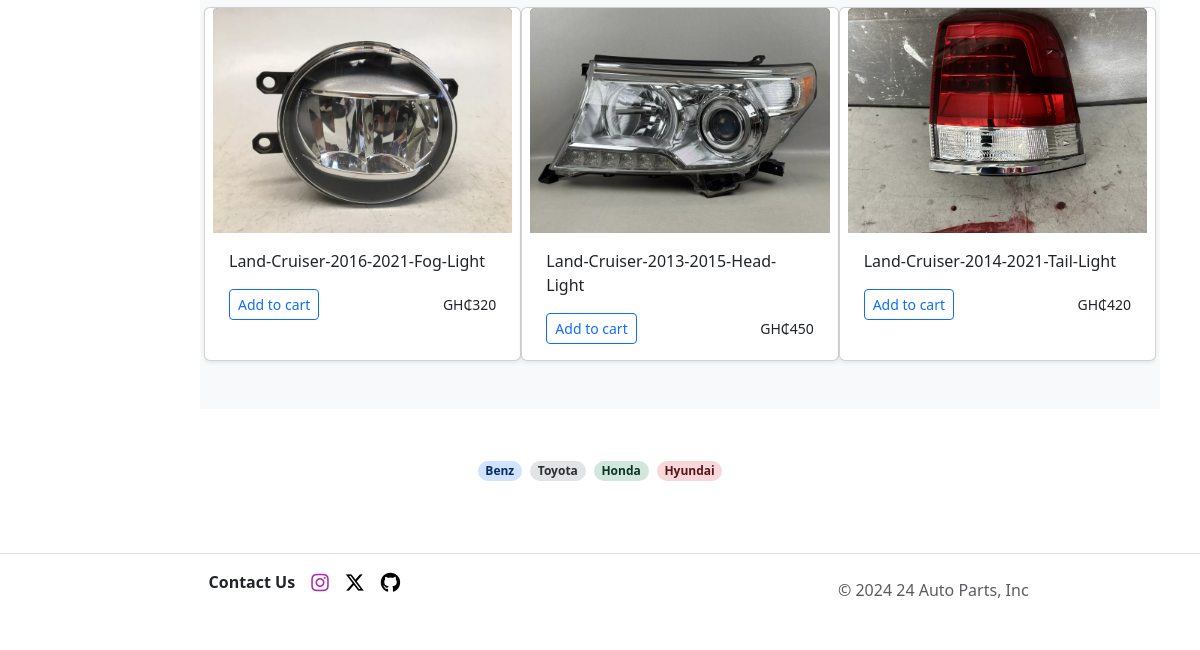
The page /shop/Light (lower part) on the database as committed earlier.
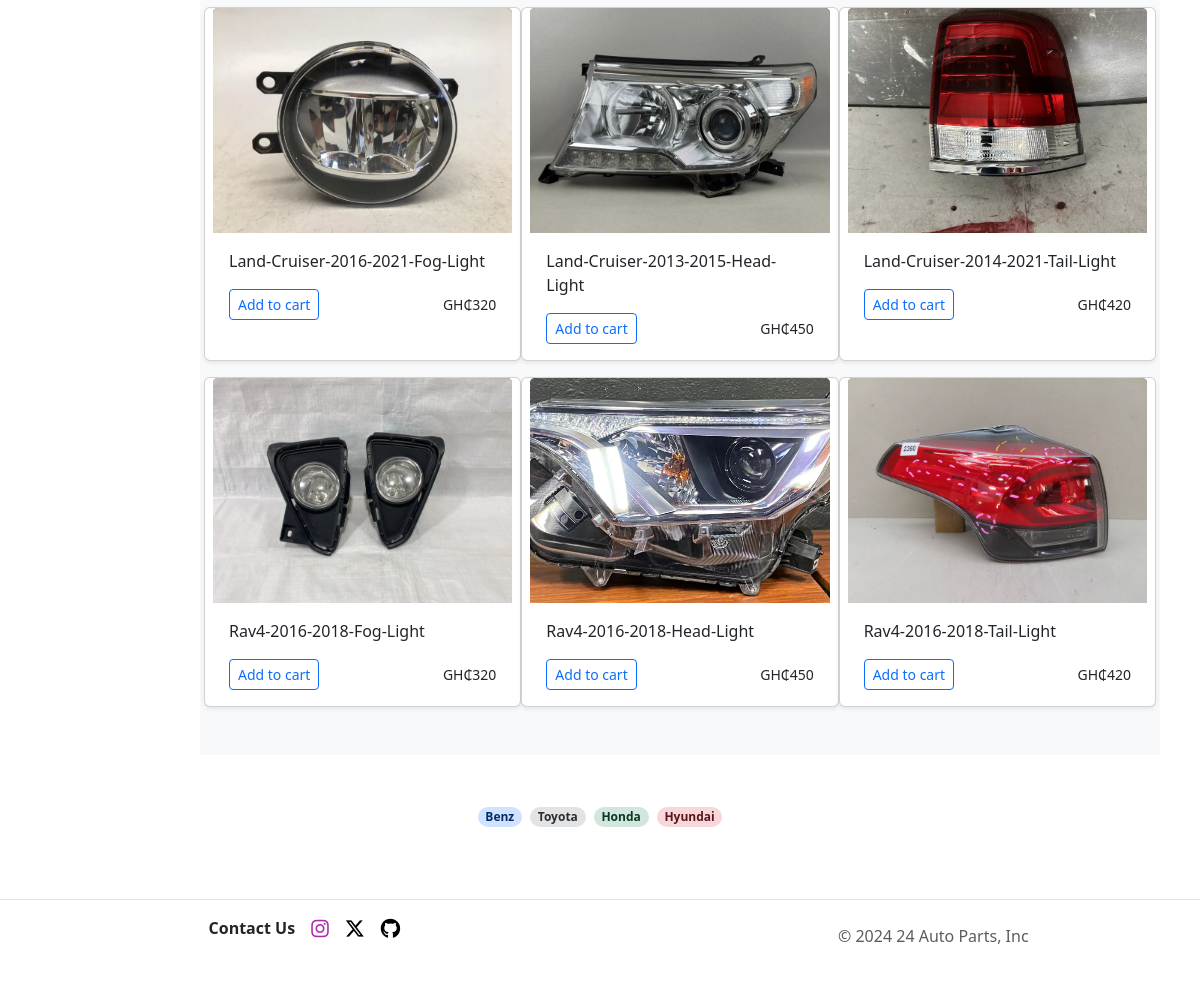
The same page on the database as committed later.
### AutoParts/models.py (models this page shows)
class Part(models.Model):
    part_id = models.AutoField(primary_key=True)
    part = models.TextField()
    pic_url = models.TextField()
    price = models.IntegerField()
    year = models.TextField()
    body = models.TextField()
    model = models.ForeignKey(Model, models.DO_NOTHING, db_column='model',null=True,blank=True)
    class Meta:
        managed = True
        db_table = 'part'

### AutoParts/views.py (the view)
# urls.py: path("shop/<brand>", views.main_shop, name="main_shop"),
def main_shop(request, brand):
    global  user_
    part = ''
    if brand == "Toyota":
        part = get_part_by_brand(brand)
    elif brand == "Metalic":
        part = get_metalic()
    elif brand == "Light":
        part = get_light()
    elif brand == "Bumper":
        part = get_bumper()
    elif brand == "Honda":
        part = get_part_by_brand(brand)
    return render(request, 'main.html', {'brands': brand_list, 'years': years, 'brand': brand, 'part': part,'user':check_user(user_)})

### AutoParts/utils.py (called while the page is built)
def get_related_part(parm: str):
    related_parts = Part.objects.filter(pic_url__icontains=parm)
    part_dic = []
    for r in related_parts:
        part_name = ((((r.pic_url.split('/'))[3]).split('.'))[0]).title()
        part_dic.append({'part_name': part_name, 'part_pic': r.pic_url, "part_price": r.price})
    return part_dic

def get_light():
    return get_related_part("light")

### AutoParts/views.py (called while the page is built)
def check_user(user):
    if user is not None:
        user = user.is_authenticated
        return user
    else:
        user = False
        return user

### AutoParts/templates/main.html (shortened to what this page needs)
{% extends 'base.html' %}
{% block content %}
    <main>
        <div class="album py-5 bg-body-tertiary">
          <div class="container">
            <div class="row row-cols-1 row-cols-sm-2 row-cols-md-3 g-3">
                {% for p in part %}
                <div class="card shadow-sm" data-product-id="1" data-price="{{ p.part_price }}">
                 <div class="col" ><a href="{% url 'product' prod_name=p.part_name%}" style="text-decoration:none;">
                     <img
                    src="{{ p.part_pic }}"
                    alt="Thumbnail"
                    class="bd-placeholder-img card-img-top"
                    width="100%"
                    height="225"
                    style="object-fit: cover; background-color: #55595c; color: #eceeef; display: flex; justify-content: center; align-items: center;"></a>
                                    <div class="card-body">
                                        <p class="card-text">{{ p.part_name }}</p>
                    <div class="d-flex justify-content-between align-items-center">
                      <div class="btn-group">
                        <button type="button" class="btn btn-sm btn-outline-primary add-to-cart-btn">Add to cart</button>
                      </div>
                      <small class=""><span>GH₵</span>{{ p.part_price }}</small>
                    </div>
                  </div>
                </div>
              </div>
                {% endfor %}
            </div>
          </div>
        </div>
      </main>
{% endblock %}

Rows that differ between the two databases and show on the page:
added Part: part_pic (picture)
added Part: part_pic (picture)
added Part: part_pic (picture)
Other text that changed with them:
new list line: "Rav4-2016-2018-Fog-Light Add to cart GH₵ 320"
new list line: "Rav4-2016-2018-Head-Light Add to cart GH₵ 450"
new list line: "Rav4-2016-2018-Tail-Light Add to cart GH₵ 420"
